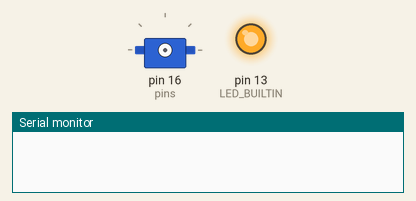
The sketch below on a simulated Arduino Mega 2560, built with avr-gcc and run on an emulated ATmega2560. Parts: servo, output pins drawn as LEDs (lit = HIGH), the last lines printed to the serial monitor.

Above: at 0.1 s.
At 13.7 s:
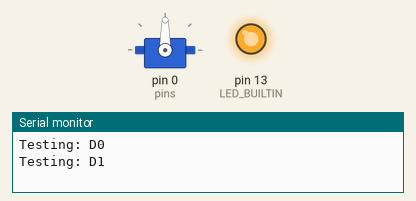
At 25.8 s:
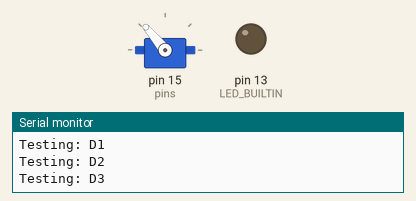
At 36.3 s:
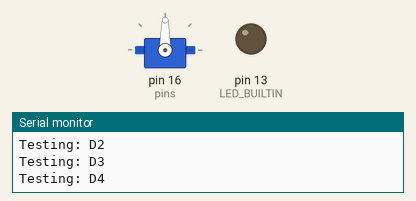
Timing chart, 0 to 40.0 s (numbered marks = the images above):
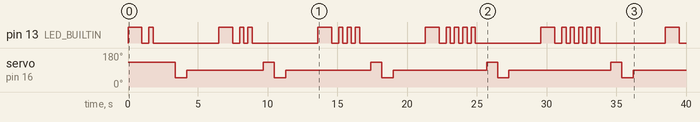

The sketch:

servo_super_sweep.ino
```cpp
#include <Servo.h>

Servo testServo;

// Nano RP2040 Connect (Earle Philhower core) Pin Mapping
int pins[] = {
  1, 0, 25, 15, 16, 17, 18, 19, // D0 - D7
  20, 21, 5, 7, 4, 6,           // D8 - D13
  26, 27, 28, 29                // A0 - A3
};

const char* labels[] = {
  "D0", "D1", "D2", "D3", "D4", "D5", "D6", "D7",
  "D8", "D9", "D10", "D11", "D12", "D13",
  "A0", "A1", "A2", "A3"
};

void setup() {
  pinMode(LED_BUILTIN, OUTPUT);
  Serial.begin(115200);
}

// Rapid blinks for tens, slow blinks for units to make counting easier
void signalPin(int index) {
  int displayNum = index; // 0-indexed for counting

  // Long pulse to signal start of a new pin test
  digitalWrite(LED_BUILTIN, HIGH);
  delay(1000);
  digitalWrite(LED_BUILTIN, LOW);
  delay(500);

  // Blink the number (1-based)
  for (int i = 0; i <= index; i++) {
    digitalWrite(LED_BUILTIN, HIGH);
    delay(300);
    digitalWrite(LED_BUILTIN, LOW);
    delay(300);
  }
}

void loop() {
  for (int i = 0; i < 18; i++) {
    int currentPin = pins[i];

    // 1. Signal which pin index we are testing
    signalPin(i);
    delay(500);

    // 2. Attach and sweep
    Serial.print("Testing: "); Serial.println(labels[i]);

    testServo.attach(currentPin);
    testServo.write(130);
    delay(800);
    testServo.write(50);
    delay(800);
    testServo.write(90);
    delay(800);
    testServo.detach();

    delay(1500);
  }

  // Long pause before restart
  digitalWrite(LED_BUILTIN, HIGH);
  delay(3000);
  digitalWrite(LED_BUILTIN, LOW);
  delay(3000);
}
```

Measured:
- by itself, pin 13 (LED_BUILTIN): LOW → HIGH at 0.00 s, → LOW 1.0 s later, → HIGH 0.50 s later, → LOW 0.30 s later, … (42 changes in this stretch)
- by itself, servo on pin 16 (pins): repeats every 7.1 s: 90° 5.5 s, 130° 0.80 s, 50° 0.80 s
